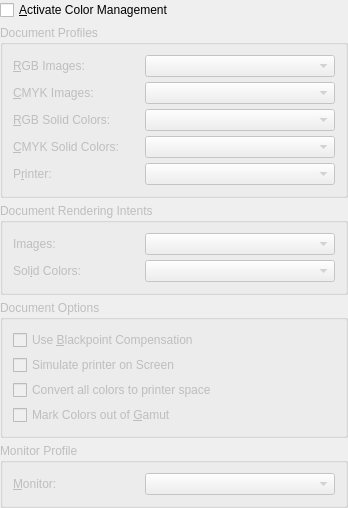
<?xml version="1.0" encoding="UTF-8"?>
<ui version="4.0">
 <class>CMSPrefsBase</class>
 <widget class="QWidget" name="CMSPrefsBase">
  <property name="geometry">
   <rect>
    <x>0</x>
    <y>0</y>
    <width>348</width>
    <height>467</height>
   </rect>
  </property>
  <property name="sizePolicy">
   <sizepolicy hsizetype="Expanding" vsizetype="Expanding">
    <horstretch>0</horstretch>
    <verstretch>0</verstretch>
   </sizepolicy>
  </property>
  <property name="windowTitle">
   <string>Form</string>
  </property>
  <layout class="QVBoxLayout">
   <property name="spacing">
    <number>5</number>
   </property>
   <property name="margin">
    <number>0</number>
   </property>
   <item>
    <widget class="QCheckBox" name="checkBox1">
     <property name="text">
      <string>&amp;Activate Color Management</string>
     </property>
    </widget>
   </item>
   <item>
    <widget class="QGroupBox" name="docProfiles">
     <property name="enabled">
      <bool>false</bool>
     </property>
     <property name="title">
      <string>Document Profiles</string>
     </property>
     <layout class="QGridLayout">
      <property name="margin">
       <number>10</number>
      </property>
      <property name="spacing">
       <number>5</number>
      </property>
      <item row="0" column="0">
       <widget class="QLabel" name="text1">
        <property name="text">
         <string>&amp;RGB Images:</string>
        </property>
        <property name="buddy">
         <cstring>inputPRGBIm</cstring>
        </property>
       </widget>
      </item>
      <item row="0" column="1">
       <widget class="QComboBox" name="inputPRGBIm">
        <property name="minimumSize">
         <size>
          <width>190</width>
          <height>0</height>
         </size>
        </property>
        <property name="toolTip">
         <string>Default color profile for imported RGB images</string>
        </property>
       </widget>
      </item>
      <item row="1" column="0">
       <widget class="QLabel" name="text1CMYK">
        <property name="text">
         <string>&amp;CMYK Images:</string>
        </property>
        <property name="buddy">
         <cstring>inputPCMYKIm</cstring>
        </property>
       </widget>
      </item>
      <item row="1" column="1">
       <widget class="QComboBox" name="inputPCMYKIm">
        <property name="minimumSize">
         <size>
          <width>190</width>
          <height>0</height>
         </size>
        </property>
        <property name="toolTip">
         <string>Default color profile for imported CMYK images</string>
        </property>
       </widget>
      </item>
      <item row="2" column="0">
       <widget class="QLabel" name="text4">
        <property name="text">
         <string>&amp;RGB Solid Colors:</string>
        </property>
        <property name="buddy">
         <cstring>inputPRGB</cstring>
        </property>
       </widget>
      </item>
      <item row="2" column="1">
       <widget class="QComboBox" name="inputPRGB">
        <property name="minimumSize">
         <size>
          <width>190</width>
          <height>0</height>
         </size>
        </property>
        <property name="toolTip">
         <string>Default color profile for solid RGB colors on the page</string>
        </property>
       </widget>
      </item>
      <item row="3" column="0">
       <widget class="QLabel" name="text5">
        <property name="text">
         <string>&amp;CMYK Solid Colors:</string>
        </property>
        <property name="buddy">
         <cstring>inputPCMYK</cstring>
        </property>
       </widget>
      </item>
      <item row="3" column="1">
       <widget class="QComboBox" name="inputPCMYK">
        <property name="minimumSize">
         <size>
          <width>190</width>
          <height>0</height>
         </size>
        </property>
        <property name="toolTip">
         <string>Default color profile for solid CMYK colors on the page</string>
        </property>
       </widget>
      </item>
      <item row="4" column="0">
       <widget class="QLabel" name="text3">
        <property name="text">
         <string>P&amp;rinter:</string>
        </property>
        <property name="buddy">
         <cstring>printerP</cstring>
        </property>
       </widget>
      </item>
      <item row="4" column="1">
       <widget class="QComboBox" name="printerP">
        <property name="minimumSize">
         <size>
          <width>190</width>
          <height>0</height>
         </size>
        </property>
        <property name="toolTip">
         <string>Color profile for your printer model from the manufacturer.
This profile should be specific to your printer and not a generic profile (i.e. sRGB).</string>
        </property>
       </widget>
      </item>
     </layout>
    </widget>
   </item>
   <item>
    <widget class="QGroupBox" name="renderInt">
     <property name="enabled">
      <bool>false</bool>
     </property>
     <property name="title">
      <string>Document Rendering Intents</string>
     </property>
     <layout class="QGridLayout">
      <property name="margin">
       <number>10</number>
      </property>
      <property name="spacing">
       <number>5</number>
      </property>
      <item row="0" column="0">
       <widget class="QLabel" name="text21">
        <property name="text">
         <string>Images:</string>
        </property>
        <property name="buddy">
         <cstring>imagesI</cstring>
        </property>
       </widget>
      </item>
      <item row="0" column="1">
       <widget class="QComboBox" name="imagesI">
        <property name="minimumSize">
         <size>
          <width>190</width>
          <height>0</height>
         </size>
        </property>
        <property name="toolTip">
         <string>Default rendering intent for images. Unless you know why to change it,
Relative Colorimetric or Perceptual should be chosen.</string>
        </property>
       </widget>
      </item>
      <item row="1" column="0">
       <widget class="QLabel" name="text22">
        <property name="text">
         <string>Sol&amp;id Colors:</string>
        </property>
        <property name="buddy">
         <cstring>colorsI</cstring>
        </property>
       </widget>
      </item>
      <item row="1" column="1">
       <widget class="QComboBox" name="colorsI">
        <property name="minimumSize">
         <size>
          <width>190</width>
          <height>0</height>
         </size>
        </property>
        <property name="toolTip">
         <string>Default rendering intent for solid colors. Unless you know why to change it,
Relative Colorimetric or Perceptual should be chosen.</string>
        </property>
       </widget>
      </item>
     </layout>
    </widget>
   </item>
   <item>
    <widget class="QGroupBox" name="docOptions">
     <property name="enabled">
      <bool>false</bool>
     </property>
     <property name="toolTip">
      <string/>
     </property>
     <property name="title">
      <string>Document Options</string>
     </property>
     <property name="checkable">
      <bool>false</bool>
     </property>
     <property name="checked">
      <bool>false</bool>
     </property>
     <layout class="QVBoxLayout">
      <property name="spacing">
       <number>5</number>
      </property>
      <property name="margin">
       <number>10</number>
      </property>
      <item>
       <widget class="QCheckBox" name="blackPoint">
        <property name="toolTip">
         <string>Black Point Compensation is a method of improving contrast in photos.
It is recommended that you enable this if you have photos in your document.</string>
        </property>
        <property name="text">
         <string>Use &amp;Blackpoint Compensation</string>
        </property>
       </widget>
      </item>
      <item>
       <widget class="QCheckBox" name="simulatePrinter">
        <property name="toolTip">
         <string>Enable 'soft proofing' of how your document colors will print,
based on the chosen printer profile.</string>
        </property>
        <property name="text">
         <string>Simulate printer on Screen</string>
        </property>
       </widget>
      </item>
      <item>
       <widget class="QCheckBox" name="convertAll">
        <property name="toolTip">
         <string>Simulate a full color managed environment :
all colors, rgb or cmyk, are converted to printer color space.</string>
        </property>
        <property name="text">
         <string>Convert all colors to printer space</string>
        </property>
       </widget>
      </item>
      <item>
       <widget class="QCheckBox" name="gamutCheck">
        <property name="toolTip">
         <string>Method of showing colors on the screen which may not print properly.
This requires very accurate profiles and serves only as a warning.</string>
        </property>
        <property name="text">
         <string>Mark Colors out of &amp;Gamut</string>
        </property>
       </widget>
      </item>
     </layout>
    </widget>
   </item>
   <item>
    <widget class="QGroupBox" name="monProfile">
     <property name="enabled">
      <bool>false</bool>
     </property>
     <property name="title">
      <string>Monitor Profile</string>
     </property>
     <layout class="QGridLayout" name="gridLayout_2">
      <property name="margin">
       <number>10</number>
      </property>
      <property name="spacing">
       <number>5</number>
      </property>
      <item row="0" column="0">
       <widget class="QLabel" name="monitorProfileLabel">
        <property name="text">
         <string>&amp;Monitor:</string>
        </property>
        <property name="buddy">
         <cstring>monitorP</cstring>
        </property>
       </widget>
      </item>
      <item row="0" column="1">
       <widget class="QComboBox" name="monitorP">
        <property name="minimumSize">
         <size>
          <width>190</width>
          <height>0</height>
         </size>
        </property>
        <property name="toolTip">
         <string>Color profile that you have generated or received from the manufacturer.
This profile should be specific to your monitor and not a generic profile (i.e. sRGB).</string>
        </property>
       </widget>
      </item>
     </layout>
    </widget>
   </item>
  </layout>
 </widget>
 <resources/>
 <connections/>
</ui>
